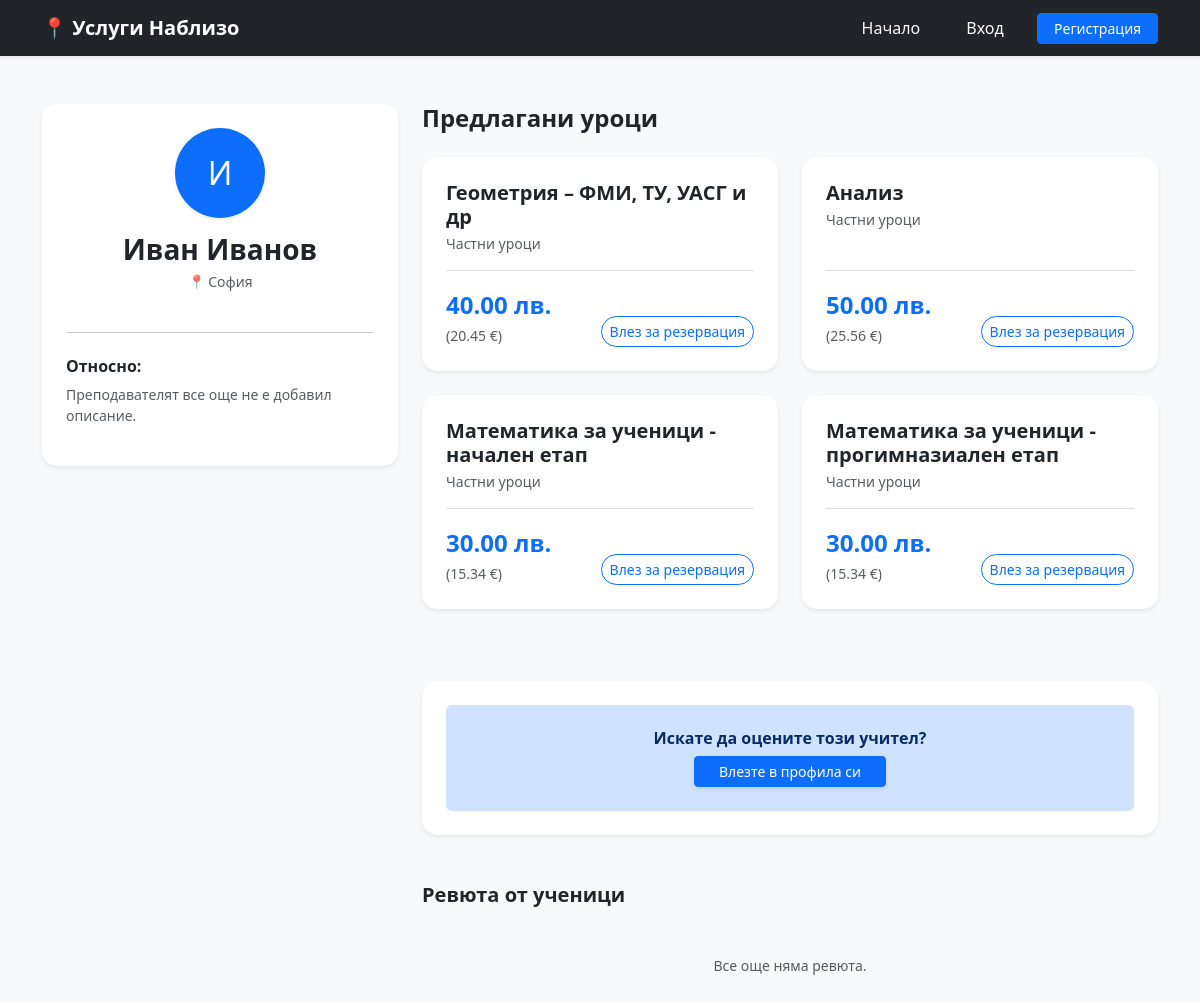
/public-profile/3, run on the app's committed database.
### app/models.py (models this page shows)
class User(Base):
    __tablename__ = "users"
    id = Column(Integer, primary_key=True, index=True)
    email = Column(String, unique=True, index=True)
    password = Column(String)
    role = Column(String)
    first_name = Column(String, nullable=True)
    username = Column(String, unique=True, index=True, nullable=True)
    phone = Column(String, nullable=True)
    address = Column(String, nullable=True)
    bio = Column(String, nullable=True)
    is_verified = Column(Boolean, default=False)
    is_active = Column(Boolean, default=True)
    reviews_sent = relationship("Review", foreign_keys="Review.user_id", back_populates="user")
    reviews_received = relationship("Review", foreign_keys="Review.teacher_id", back_populates="teacher")
    lessons = relationship("Lesson", back_populates="teacher")
    payments_made = relationship("Transaction", foreign_keys="Transaction.client_id", back_populates="client")
    payments_received = relationship("Transaction", foreign_keys="Transaction.teacher_id", back_populates="teacher")

class Lesson(Base):
    __tablename__ = "lessons"
    id = Column(Integer, primary_key=True, index=True)
    subject = Column(String)
    category = Column(String)
    price = Column(Float)
    teacher_id = Column(Integer, ForeignKey("users.id"))
    teacher_name = Column(String)
    latitude = Column(Float)
    longitude = Column(Float)
    is_active = Column(Boolean, default=True)
    teacher = relationship("User", back_populates="lessons")

### app/main.py (the view)
@app.get("/public-profile/{user_id}", response_class=HTMLResponse)
def public_profile(request: Request, user_id: int, db: Session = Depends(get_db),
                   current_user_id: str = Cookie(None)) -> Any:
    user = db.query(models.User).filter(models.User.id == user_id).first()
    if not user:
        return HTMLResponse(content="<script>alert('Потребителят не е намерен!'); window.history.back();</script>")
    teacher_lessons = db.query(models.Lesson).filter(models.Lesson.teacher_id == user_id).all()
    reviews = db.query(models.Review).filter(models.Review.teacher_id == user_id).order_by(
        models.Review.created_at.desc()
    ).all()
    return templates.TemplateResponse("public_profile.html", {
        "request": request, "user": user, "lessons": teacher_lessons, "reviews": reviews,
        "eur_rate": 1.95583, "is_logged_in": True if current_user_id else False,
        "current_user_id": int(current_user_id) if current_user_id else None
    })

### templates/public_profile.html (shortened to what this page needs)
<!DOCTYPE html>
<html lang="bg">
<head>
    <link href="https://cdn.jsdelivr.net/npm/bootstrap@5.3.0/dist/css/bootstrap.min.css" rel="stylesheet">
</head>
<body class="bg-light">
    <nav class="navbar navbar-expand-lg navbar-dark bg-dark mb-5 shadow-sm">
        <div class="container">
            <a class="navbar-brand fw-bold" href="/">📍 Услуги Наблизо</a>
            <div class="ms-auto">
                <a href="/" class="btn btn-link text-light text-decoration-none me-3">Начало</a>
                {% if is_logged_in %}
                    <a href="/profile" class="btn btn-link text-light text-decoration-none me-3">Моят Профил</a>
                    <a href="/logout" class="btn btn-outline-light btn-sm">Изход</a>
                {% else %}
                    <a href="/login" class="btn btn-link text-light text-decoration-none me-3">Вход</a>
                    <a href="/register" class="btn btn-primary btn-sm px-3">Регистрация</a>
                {% endif %}
            </div>
        </div>
    </nav>
    <div class="container">
        <div class="row">
            <div class="col-md-4 mb-4">
                <div class="card shadow-sm p-4 text-center border-0 card-service">
                    <div class="rounded-circle avatar-circle shadow-sm">
                        {{ (user.first_name or user.username)[0].upper() }}
                    </div>
                    <h3 class="fw-bold mb-1">{{ user.first_name or user.username }}</h3>
                    <p class="text-muted small">📍 {{ user.address or "Локация не е посочена" }}</p>
                    <hr class="my-4">
                    <div class="text-start">
                        <h6 class="fw-bold text-dark">Относно:</h6>
                        <p class="text-muted small">{{ user.bio or "Преподавателят все още не е добавил описание." }}</p>
                    </div>
                </div>
            </div>
            <div class="col-md-8">
                <h4 class="fw-bold mb-4">Предлагани уроци</h4>
                <div class="row">
                    {% for lesson in lessons %}
                    <div class="col-md-12 col-lg-6 mb-4">
                        <div class="card h-100 shadow-sm border-0 card-service">
                            <div class="card-body p-4 d-flex flex-column">
                                <h5 class="fw-bold mb-1">{{ lesson.subject }}</h5>
                                <p class="text-muted small mb-3">{{ lesson.category }}</p>
                                <div class="mt-auto pt-3 border-top">
                                    <div class="d-flex justify-content-between align-items-end">
                                        <div>
                                            <div class="price-text">{{ "%.2f"|format(lesson.price) }} лв.</div>
                                            <small class="text-muted">({{ "%.2f"|format(lesson.price / eur_rate) }} €)</small>
                                        </div>
                                        <div style="min-width: 150px;">
                                            {% if is_logged_in %}
                                                {% if current_user_id == lesson.teacher_id %}
                                                    <button class="btn btn-info btn-sm w-100 disabled">Ваш урок</button>
                                                {% else %}
                                                    <form action="/book-lesson/{{ lesson.id }}" method="post">
                                                        <label class="small text-muted mb-1" style="font-size: 0.65rem;">Изберете час:</label>
                                                        <input type="datetime-local" id="dt-{{ lesson.id }}" name="appointment_time"
                                                               class="form-control form-control-sm mb-2" required>
                                                        <button type="submit" class="btn btn-primary btn-sm w-100 shadow-sm">Запази час</button>
                                                    </form>
                                                    <script>
                                                        (function() {
                                                            const now = new Date();
                                                            now.setMinutes(now.getMinutes() - now.getTimezoneOffset());
                                                            document.getElementById('dt-{{ lesson.id }}').min = now.toISOString().slice(0,16);
                                                        })();
                                                    </script>
                                                {% endif %}
                                            {% else %}
                                                <a href="/login" class="btn btn-outline-primary btn-sm w-100 rounded-pill">Влез за резервация</a>
                                            {% endif %}
                                        </div>
                                    </div>
                                </div>
                            </div>
                        </div>
                    </div>
                    {% endfor %}
                </div>
                <div class="mt-5 p-4 bg-white shadow-sm rounded-4 border-0">
                    {% if is_logged_in %}
                        <h5 class="fw-bold mb-4">Остави оценка</h5>
                        <form action="/submit-review/{{ user.id }}" method="post" class="row g-3">
                            <div class="col-md-5">
                                <select name="rating" class="form-select" required>
                                    <option value="">Оценка (звезди)...</option>
                                    <option value="5">⭐⭐⭐⭐⭐ (Отличен)</option>
                                    <option value="4">⭐⭐⭐⭐ (Много добър)</option>
                                    <option value="3">⭐⭐⭐ (Добър)</option>
                                    <option value="2">⭐⭐ (Среден)</option>
                                    <option value="1">⭐ (Слаб)</option>
                                </select>
                            </div>
                            <div class="col-12">
                                <textarea name="comment" class="form-control" rows="2" placeholder="Напишете коментар (по избор)..."></textarea>
                            </div>
                            <div class="col-12">
                                <button type="submit" class="btn btn-primary px-4 shadow-sm">Публикувай</button>
                            </div>
                        </form>
                    {% else %}
                        <div class="alert alert-primary border-0 text-center py-4 mb-0">
                            <h6 class="fw-bold mb-2">Искате да оцените този учител?</h6>
                            <a href="/login" class="btn btn-primary btn-sm px-4 shadow-sm">Влезте в профила си</a>
                        </div>
                    {% endif %}
                </div>
                <div class="mt-5 mb-5">
                    <h5 class="fw-bold mb-4">Ревюта от ученици</h5>
                    {% if reviews %}
                        {% for review in reviews %}
                        <div class="card shadow-sm border-0 mb-3 review-card rounded-3">
                            <div class="card-body p-3">
                                <div class="d-flex justify-content-between align-items-center">
                                    <span class="fw-bold text-dark small">👤 {{ review.reviewer.first_name if review.reviewer else "Анонимен" }}</span>
                                    <span class="text-warning small">{% for i in range(review.rating) %}⭐{% endfor %}</span>
                                </div>
                                {% if review.comment and review.comment.strip() %}
                                    <p class="mb-0 mt-2 text-muted small italic">"{{ review.comment }}"</p>
                                {% endif %}
                                <div class="text-end mt-2" style="font-size: 0.65rem; color: #aaa;">
                                    📅 {{ review.created_at.strftime('%d.%m.%Y') }}
                                </div>
                            </div>
                        </div>
                        {% endfor %}
                    {% else %}
                        <p class="text-muted small text-center py-4">Все още няма ревюта.</p>
                    {% endif %}
                </div>
            </div>
        </div>
    </div>
</body>
</html>

### templates/public_profile.html (style rules this page uses)
.price-text { font-size: 1.5rem; font-weight: bold; color: #0d6efd; }
.avatar-circle { width: 90px; height: 90px; font-size: 32px; display: flex; align-items: center; justify-content: center; margin: 0 auto 15px; background-color: #0d6efd; color: white; }
.card-service { border-radius: 15px; transition: transform 0.2s; }

### data on the page
User: first_name "И", first_name "Иван Иванов", address "София", bio "Преподавателят все още не е добавил описание."
Lesson: subject "Геометрия – ФМИ, ТУ, УАСГ и др", category "Частни уроци", price "40.00", lesson.price/eur_rate "20.45"
Lesson: subject "Анализ", category "Частни уроци", price "50.00", lesson.price/eur_rate "25.56"
Lesson: subject "Математика за ученици - начален етап", category "Частни уроци", price "30.00", lesson.price/eur_rate "15.34"
Lesson: subject "Математика за ученици - прогимназиален етап", category "Частни уроци", price "30.00", lesson.price/eur_rate "15.34"
